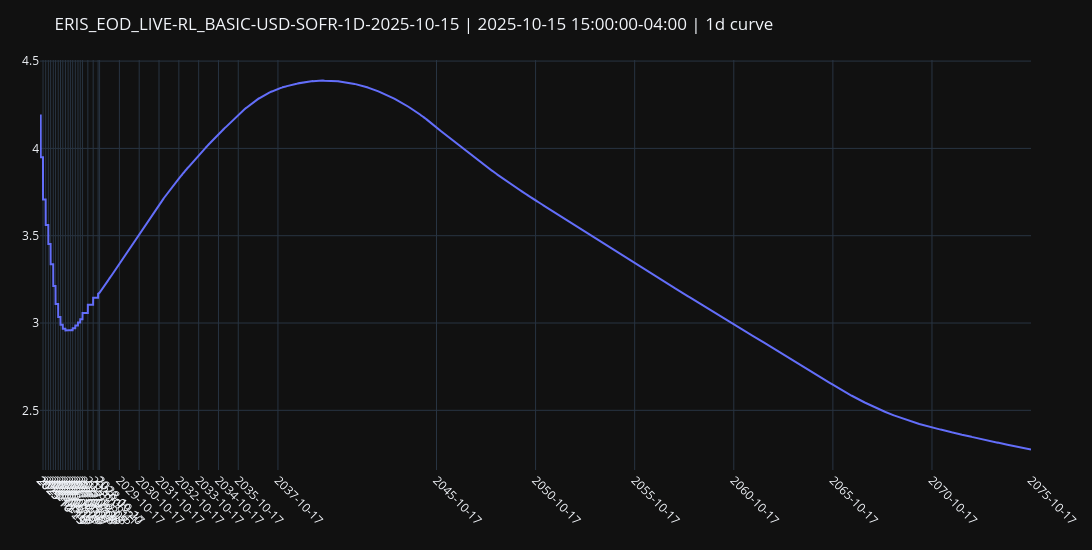

Here is the notebook cell this chart was saved with:
### Code cell
x_data_num, y_data_rate = curve_handle.handle()._plot_rates("1d", left=rl.NoInput(0), right=rl.NoInput(0))
plot_data_dict = dict(zip(x_data_num, [y.real for y in y_data_rate]))

calendar = ql.UnitedStates(ql.UnitedStates.FederalReserve)
filtered_plot_data = {dt: rate for dt, rate in plot_data_dict.items() if calendar.isBusinessDay(ql.Date(dt.day, dt.month, dt.year))}

x_business_days = list(filtered_plot_data.keys())
y_business_rates = list(filtered_plot_data.values())
curve_nodes = curve_handle.handle().nodes._nodes.keys()

# fig, ax = plt.subplots()
# ax.plot(x_business_days, y_business_rates)
# ax.xaxis.set_major_formatter(mdates.DateFormatter("%Y-%m-%d"))
# plt.xticks(rotation=45, ha="right")  # Rotate ticks for better readability
# ax.grid(True, linestyle="--", alpha=0.6)

# ticks = [t.tz_localize(None) if getattr(t, "tzinfo", None) else t for t in curve_nodes]
# ax.set_xticks(mdates.date2num(ticks))
# ax.xaxis.set_major_formatter(mdates.DateFormatter("%Y-%m-%d"))
# plt.title(f"{curve_handle.meta()["id"]} | {curve_handle.meta()["timestamp"]} | 1d")
# plt.xticks(rotation=45)
# plt.tight_layout()
# plt.show()


fig = go.Figure()
fig.add_trace(go.Scatter(x=x_business_days, y=y_business_rates, mode="lines", name="1D"))

tick_vals = [pd.Timestamp(t).tz_localize(None) for t in curve_nodes]
tick_text = [pd.Timestamp(t).strftime("%Y-%m-%d") for t in tick_vals]

fig.update_layout(
    title=f"{curve_handle.meta()["id"]} | {curve_handle.meta()["timestamp"]} | 1d curve",
    template="plotly_dark",
    margin=dict(l=40, r=20, t=60, b=80),
    xaxis=dict(tickmode="array", tickvals=tick_vals, ticktext=tick_text, tickangle=45, showgrid=True),
    height=550,
    width=1200,
    yaxis=dict(showgrid=True),
)
fig.update_xaxes(
    showspikes=True,
    spikecolor="white",
    spikesnap="cursor",
    spikemode="across",
    showgrid=True,
)
fig.update_yaxes(
    showspikes=True,
    spikecolor="white",
    spikesnap="cursor",
    spikethickness=0.5,
    showgrid=True,
)

fig.show()

### Figure 1 — Plotly figure (JSON) as saved in the notebook; plotly's stock layout.template omitted (floating-point values rounded to 4 significant figures; data arrays with more than 128 entries replaced by an {"elided": "..."} marker saying what was removed)
{"data": [{"mode": "lines", "name": "1D", "type": "scatter", "x": {"elided": "12531 str values"}, "y": {"elided": "12531 float values"}}], "layout": {"height": 550, "margin": {"b": 80, "l": 40, "r": 20, "t": 60}, "title": {"text": "ERIS_EOD_LIVE-RL_BASIC-USD-SOFR-1D-2025-10-15 | 2025-10-15 15:00:00-04:00 | 1d curve"}, "width": 1200, "xaxis": {"showgrid": true, "showspikes": true, "spikecolor": "white", "spikemode": "across", "spikesnap": "cursor", "tickangle": 45, "tickmode": "array", "ticktext": ["2025-10-15", "2025-10-29", "2025-12-10", "2026-01-28", "2026-03-18", "2026-04-29", "2026-06-17", "2026-07-29", "2026-09-16", "2026-10-28", "2026-12-09", "2027-01-27", "2027-03-17", "2027-04-28", "2027-06-09", "2027-07-28", "2027-09-15", "2027-10-27", "2027-12-08", "2028-03-15", "2028-06-21", "2028-09-20", "2028-10-17", "2029-10-17", "2030-10-17", "2031-10-17", "2032-10-17", "2033-10-17", "2034-10-17", "2035-10-17", "2037-10-17", "2045-10-17", "2050-10-17", "2055-10-17", "2060-10-17", "2065-10-17", "2070-10-17", "2075-10-17"], "tickvals": ["2025-10-15T00:00:00", "2025-10-29T00:00:00", "2025-12-10T00:00:00", "2026-01-28T00:00:00", "2026-03-18T00:00:00", "2026-04-29T00:00:00", "2026-06-17T00:00:00", "2026-07-29T00:00:00", "2026-09-16T00:00:00", "2026-10-28T00:00:00", "2026-12-09T00:00:00", "2027-01-27T00:00:00", "2027-03-17T00:00:00", "2027-04-28T00:00:00", "2027-06-09T00:00:00", "2027-07-28T00:00:00", "2027-09-15T00:00:00", "2027-10-27T00:00:00", "2027-12-08T00:00:00", "2028-03-15T00:00:00", "2028-06-21T00:00:00", "2028-09-20T00:00:00", "2028-10-17T00:00:00", "2029-10-17T00:00:00", "2030-10-17T00:00:00", "2031-10-17T00:00:00", "2032-10-17T00:00:00", "2033-10-17T00:00:00", "2034-10-17T00:00:00", "2035-10-17T00:00:00", "2037-10-17T00:00:00", "2045-10-17T00:00:00", "2050-10-17T00:00:00", "2055-10-17T00:00:00", "2060-10-17T00:00:00", "2065-10-17T00:00:00", "2070-10-17T00:00:00", "2075-10-17T00:00:00"]}, "yaxis": {"showgrid": true, "showspikes": true, "spikecolor": "white", "spikesnap": "cursor", "spikethickness": 0.5}}}
